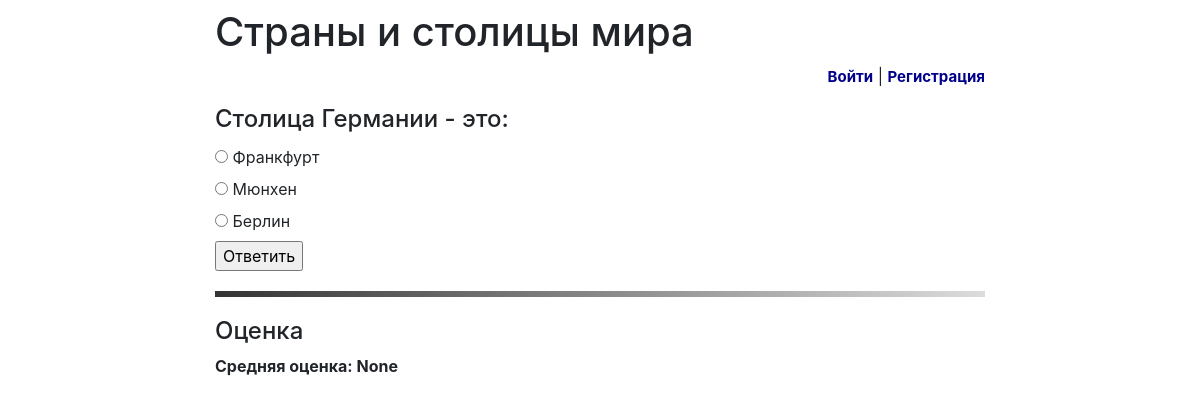
/geography/9/, run on the app's committed database.
### geography/models.py (models this page shows)
class Capital(models.Model):
    capital_text = models.CharField(max_length=255)
    pub_date = models.DateTimeField('date published')

class Option(models.Model):
    capital = models.ForeignKey(Capital, on_delete=models.CASCADE)
    text = models.CharField(max_length=255)
    correct = models.BooleanField(default=False)

### geography/views.py (the view)
# urls.py: re_path(r'^([0-9]+)/$', views.detail, name='detail'),
def detail(request, capital_id):
    error_message = None
    if "error_message" in request.GET:
        error_message = request.GET["error_message"]
    return render(
        request,
        "answer.html",
        {
            "capital": get_object_or_404(Capital, pk=capital_id),
            "error_message": error_message,
            "already_rated_by_user":
                Mark.objects
                    .filter(author_id=request.user.id)
                    .filter(capital_id=capital_id)
                    .count(),
            "user_rating":
                Mark.objects
                    .filter(author_id=request.user.id)
                    .filter(capital_id=capital_id)
                    .aggregate(Avg('mark'))
                ["mark__avg"],
            "avg_mark":
                Mark.objects
                    .filter(capital_id=capital_id)
                    .aggregate(Avg('mark'))
                ["mark__avg"]
        }
    )

### templates/answer.html (shortened to what this page needs)
{% extends 'base.html' %}
{% block main %}
<h4 class="card-title">{{ capital.capital_text }}</h4>
<form action="answer/" method="post">
    {% for option in capital.option_set.all %}
        <input type="radio"  name="option"
            id="option{{ forloop.counter }}"
            value="{{ option.id }}"/>
        <label for="option{{ forloop.counter }}">
            {{ option.text }}
        </label><br>
    {% endfor %}
    <input type="submit" value="Ответить"/>
</form>
   <hr class="hr-horizontal-gradient">
    <h4 >Оценка</h4>
    <p style="font-weight:bold">Средняя оценка:
        <span id="avg_mark_span">
            {{ avg_mark }}
        </span>
    </p>
{% endblock %}

### templates/answer.html (style rules this page uses)
.hr-horizontal-gradient { margin: 20px 0; padding: 0; height: 6px; border: none; background: linear-gradient(45deg, #333, #ddd); }

### data on the page
Capital: capital_text "Столица Германии - это:"
Option: text "Франкфурт"
Option: text "Мюнхен"
Option: text "Берлин"

### other printed values
{{ avg_mark }} "None"
